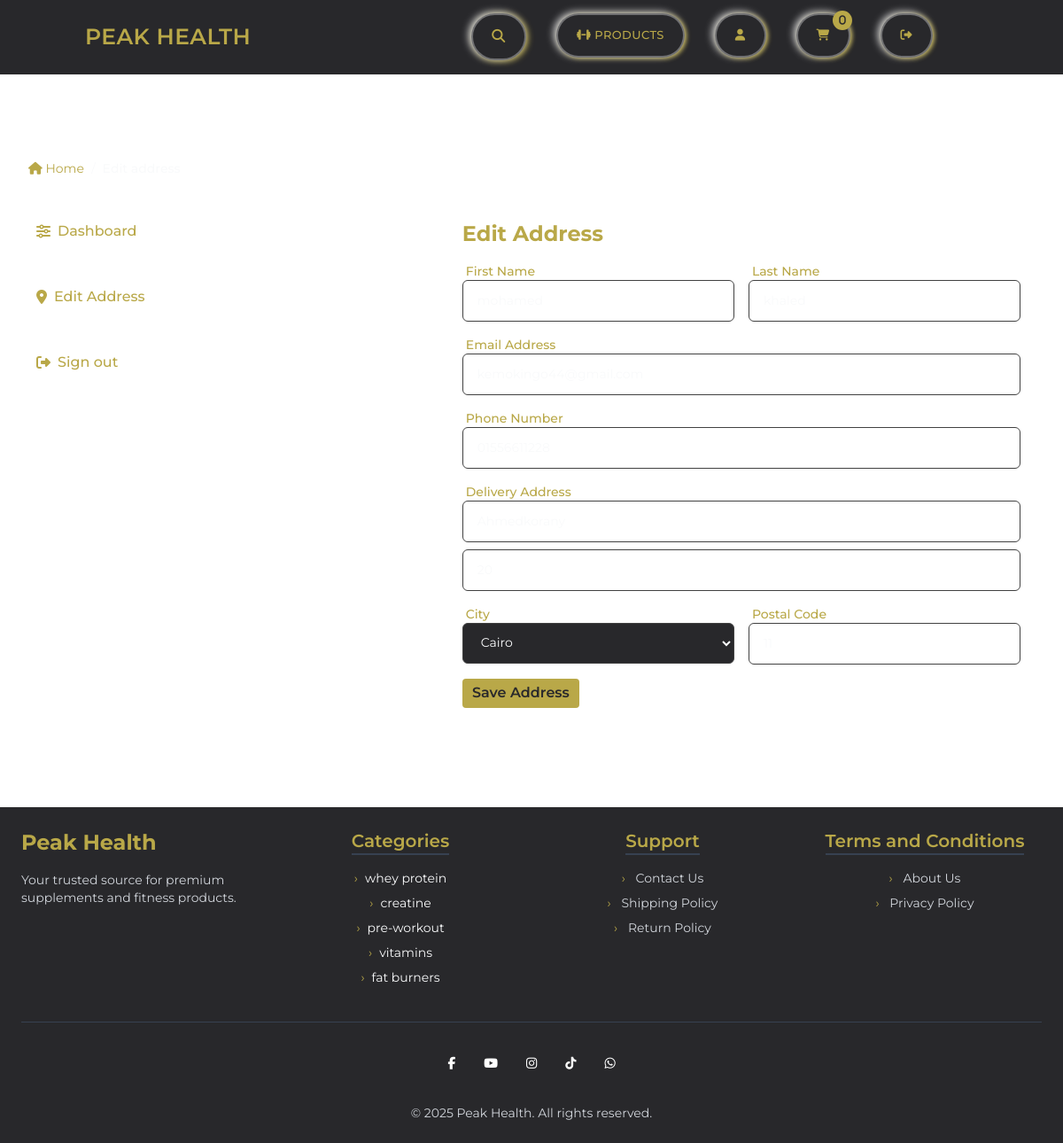
The app's page /dashboard/edit-address/1/ (signed in), older data.
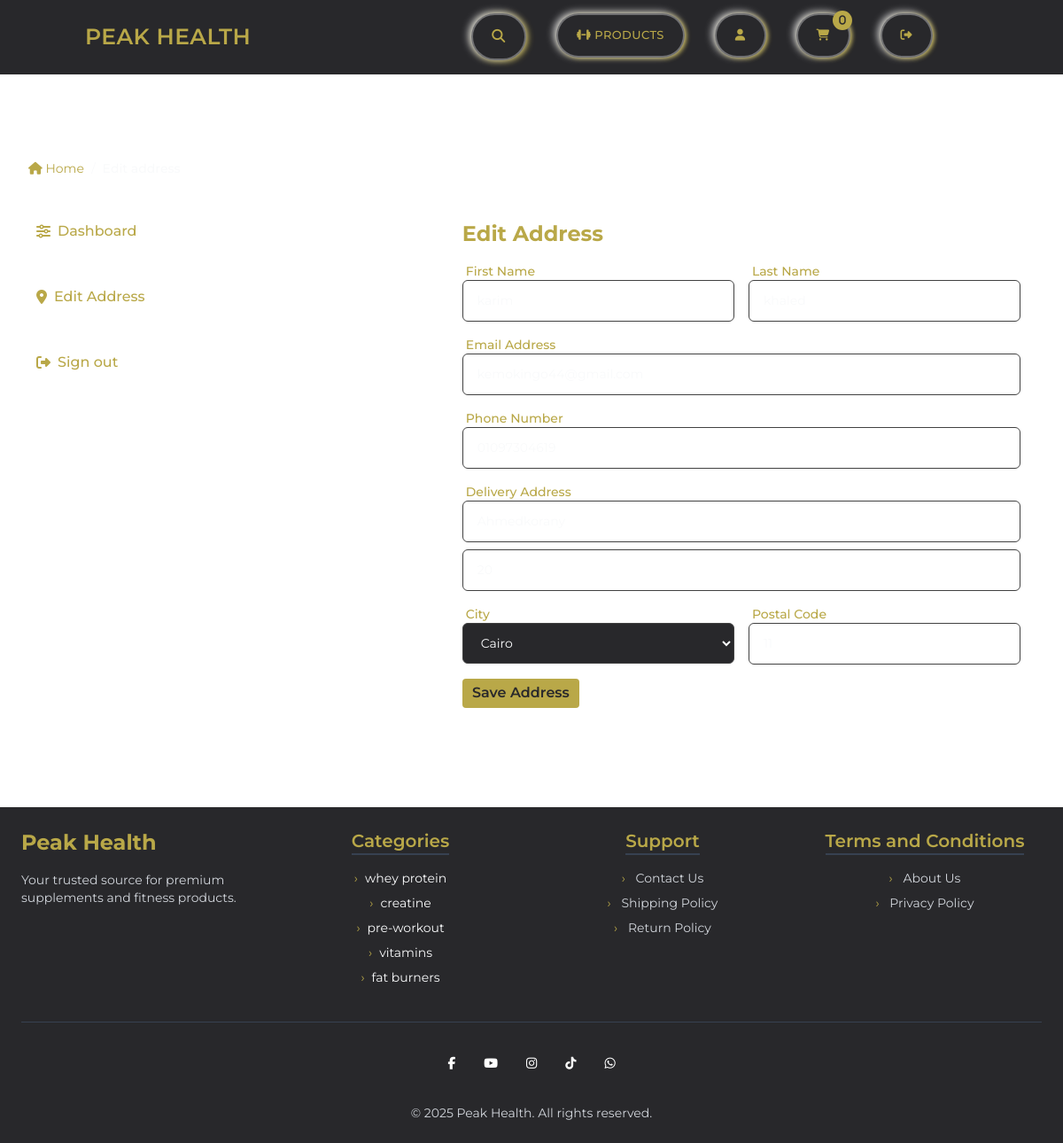
The same page, newer data.
### core/models.py (models this page shows, shortened)
class Address(models.Model):
    user=models.ForeignKey(User, on_delete=models.CASCADE, null=True, blank=True) #to show user who created the address
    first_name=models.CharField(max_length=100, blank=True, null=True)
    last_name=models.CharField(max_length=100, blank=True, null=True)
    email = models.EmailField(blank=True, null=True)  # Email field for the address
    phone=models.CharField(max_length=20, blank=True, null=True)
    street_address = models.CharField(max_length=255, blank=True, null=True)
    apartment = models.CharField(max_length=50, blank=True, null=True)
    status=models.BooleanField(default=False) #to show if the address is default or not
    postal_code = models.CharField(max_length=10, blank=True, null=True)
    city = models.CharField(max_length=100, choices=CITIES, default='Cairo', blank=True, null=True)  # Default city is Cairo
    created_at = models.DateTimeField(auto_now_add=True)
    class Meta:
        verbose_name_plural='addresses'

### core/views.py (the view)
# urls.py: path('dashboard/edit-address/<int:id>/', views.edit_address, name='edit-address'),
def edit_address(request, id):
    categories = Category.objects.all()
    address_instance = get_object_or_404(Address, id=id, user=request.user)
    if request.method == 'POST':
        edit_address_form = AddressForm(request.POST, instance=address_instance)
        if edit_address_form.is_valid():
            address = edit_address_form.save(commit=False)
            address.user = request.user
            address.save()
            messages.success(request, "Address updated successfully!")
            return redirect('core:dashboard')
    else:
        edit_address_form = AddressForm(instance=address_instance)
    context = {
        'categories': categories,
        'edit_address_form': edit_address_form,
    }
    return render(request, 'core/edit-address.html', context)

### core/forms.py
class AddressForm(forms.ModelForm):
    class Meta:
        model = Address
        fields = ['first_name', 'last_name',
                  'phone', 'email', 'street_address', 'apartment', 'city', 'postal_code']
        widgets = {
            'first_name': forms.TextInput(attrs={'class': 'form', 'placeholder': 'First name', 'required': 'required'}),
            'last_name': forms.TextInput(attrs={'class': 'form', 'placeholder': 'Last name', 'required': 'required'}),
            'phone': forms.TextInput(attrs={'class': 'form', 'placeholder': 'Phone', 'required': 'required'}),
            'email': forms.EmailInput(attrs={'class': 'form', 'placeholder': 'Email', 'required': 'required'}),
            'street_address': forms.TextInput(attrs={'class': 'form', 'placeholder': 'Street Address', 'required': 'required'}),
            'apartment': forms.TextInput(attrs={'class': 'form', 'placeholder': 'Apartment / Unit (optional)'}),
            'postal_code': forms.TextInput(attrs={'class': 'form', 'placeholder': 'Postal Code', 'required': 'required'}),
            'city': forms.Select(attrs={'class': 'select-form', 'required': 'required'}),
        }

### templates/core/edit-address.html (shortened to what this page needs)
{% extends 'partials/base.html' %}
{% load static %}
{% block content %}
  <div class="w-full max-w-screen-xl mx-auto px-4 my-20">
      <div class="p-4">
        <nav class="text-sm flex items-center gap-2 text-dark">
          <span class="text-gold"><i class="fas fa-home"></i> Home</span>
          <span class="text-light">/</span>
          <span class="font-medium text-light">Edit address</span>
        </nav>
      </div>
      <div class="flex flex-col lg:flex-row p-4 gap-8 items-start justify-center w-full">
        <div class="w-full lg:w-2/4 space-y-4 pr-0 lg:pr-4">
          <a href="{% url 'core:dashboard' %}"
            class="flex items-center gap-2 rounded-lg py-4 px-2 border border-white/30 text-gold font-medium
                    w-full text-left hover:bg-gold hover:text-dark transition-colors duration-200
                    box-border text-start">
              <i class="fas fa-sliders-h"></i> Dashboard
          </a>
          <button
            class="flex items-center gap-2 rounded-lg py-4 px-2 border border-white/30 text-gold font-medium w-full text-left hover:bg-gold hover:text-dark transition-colors duration-200">
            <i class="fas fa-map-marker-alt"></i> Edit Address
          </button>
          <a href="{% url 'userauths:sign-out' %}"
          class="flex items-center gap-2 rounded-lg py-4 px-2 bg-transparent border border-white/30 text-gold font-medium w-full text-left hover:bg-gold hover:text-dark transition-colors duration-200">
            <i class="fas fa-sign-out-alt"></i> Sign out
          </a>
        </div>
        <div class="w-full lg:w-3/4 p-4 border-t lg:border-t-0 lg:border-l border-white/30">
          <div id="address" class="section">
              <h2 class="text-2xl text-gold font-bold">Edit Address</h2>
            <form method="POST" class="space-y-4 mt-4">
              <div class="grid grid-cols-2 gap-4">
                <div>
                    <label class="block text-sm font-medium text-gold mx-1">First Name</label>
                    <div>
                      {{ edit_address_form.first_name }}
                    </div>
                </div>
                  <div>
                      <label class="block text-sm font-medium text-gold mx-1">Last Name</label>
                      <div>
                      {{ edit_address_form.last_name }}
                      </div>
                  </div>
              </div>
              <div>
                  <label class="block text-sm font-medium text-gold mx-1">Email Address</label>
                  <div>
                    {{ edit_address_form.email }}
                  </div>
              </div>
              <div>
                  <label class="block text-sm font-medium text-gold mx-1">Phone Number</label>
                  <div>
                    {{ edit_address_form.phone }}
                  </div>
              </div>
              <div>
                  <label class="block text-sm font-medium text-gold mx-1">Delivery Address</label>
                  <div>
                    {{ edit_address_form.street_address }}
                  </div>
                  <div class="mt-2">
                    {{ edit_address_form.apartment }}
                  </div>
              </div>
              <div class="grid grid-cols-2 gap-4">
                  <div>
                      <label class="block text-sm font-medium text-gold mx-1">City</label>
                      <div>
                        {{ edit_address_form.city }}
                      </div>
                  </div>
                  <div>
                      <label class="block text-sm font-medium text-gold mx-1">Postal Code</label>
                      <div>
                        {{ edit_address_form.postal_code }}
                      </div>
                  </div>
              </div>
              <button type="submit" class="btn">
                Save Address
              </button>
            </form>
          </div>
        </div>
      </div>
  </div>
{% endblock content %}

Row changes from the older to the newer data that the page shows:
changed Address "khaled": first_name "mohamed" → "karim"; phone "01556611228" → "01097304619"
